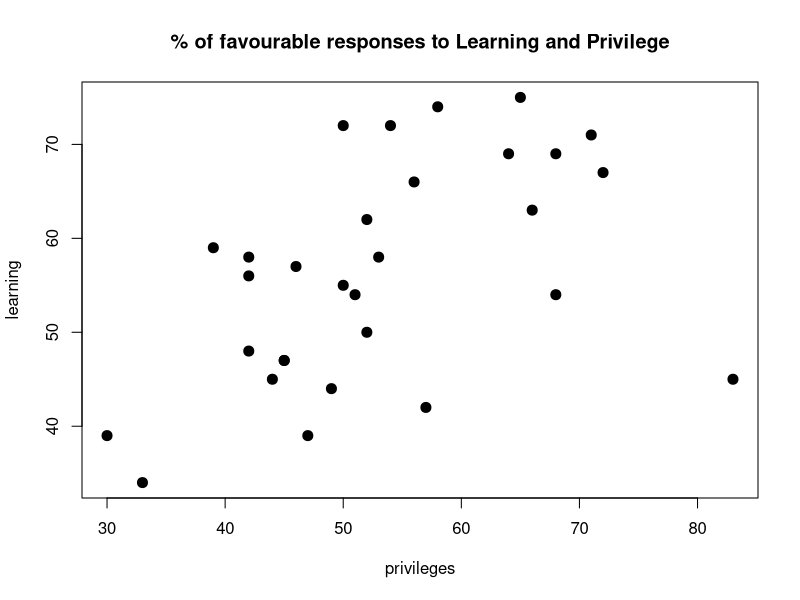
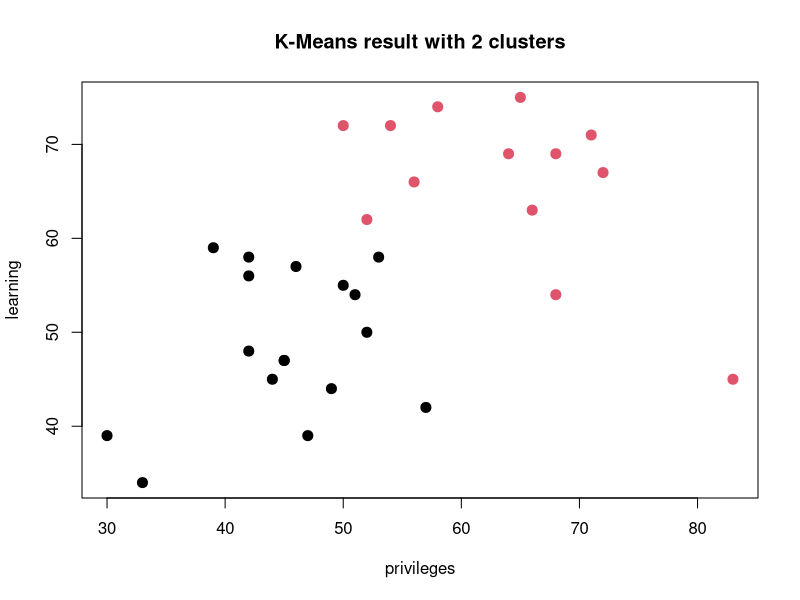
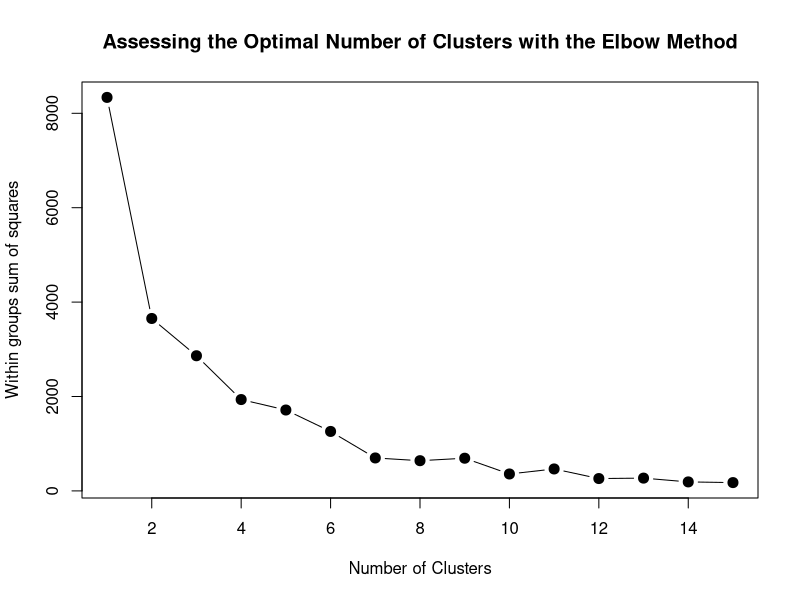
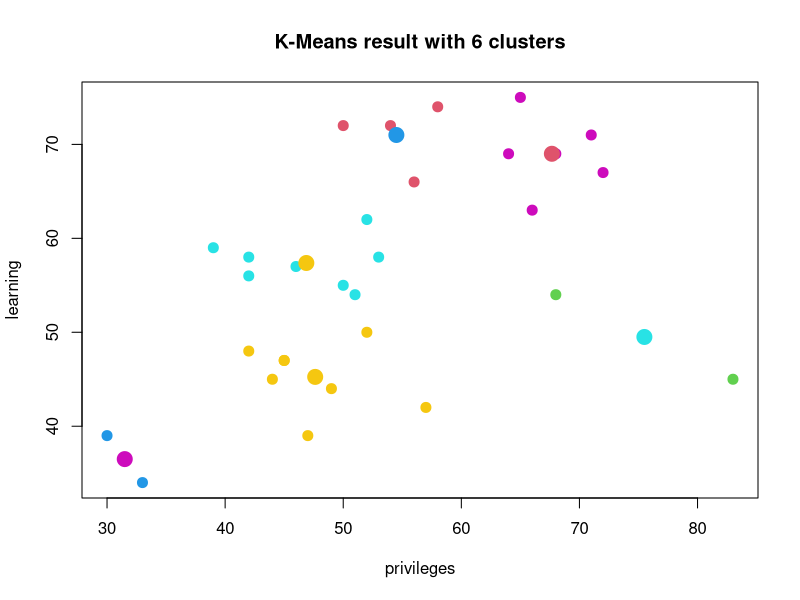

Reproduce these figures in R, in order.
library(datasets)
?attitude
str(attitude)
View(attitude)
summary(attitude)

# Subset the attitude data, we are picking only two columns to be able to plot the clusters
data = attitude[,c(3,4)]

# Plot subset data
plot(data, main = "% of favourable responses to Learning and Privilege", pch =20, cex =2)

# Perform K-Means with 2 clusters
set.seed(7)
km1 = kmeans(data, 2, nstart =100)
km1

km1$cluster
km1$centers
km1$withinss
km1$betweenss
km1$size

# Plot results
plot(data, col =(km1$cluster) , main="K-Means result with 2 clusters", pch=20, cex=2)

#Check for the optimal number of clusters given the data
mydata <- data
wss <- (nrow(mydata)-1)*sum(apply(mydata,2,var))
for (i in 1:15) wss[i] <- sum(kmeans(mydata, centers=i)$withinss)
plot(1:15, wss, type="b", xlab="Number of Clusters", ylab="Within groups sum of squares",
     main="Assessing the Optimal Number of Clusters with the Elbow Method", pch=20, cex=2)

#Perform K-Means with the optimal number of clusters identified from the Elbow method
set.seed(7)
km2 = kmeans(data, 6, nstart=100)

# Examine the result of the clustering algorithm
km2

# Plot results
col =(km2$cluster +1)
plot(data, col = col , main="K-Means result with 6 clusters", pch=20, cex=2)
points(km2$centers, col=col, pch=19, cex=2)


# To get all the data instances that belong to cluster one you can use the following code
Cluster1Instances = data[km1$cluster == 1, ]

